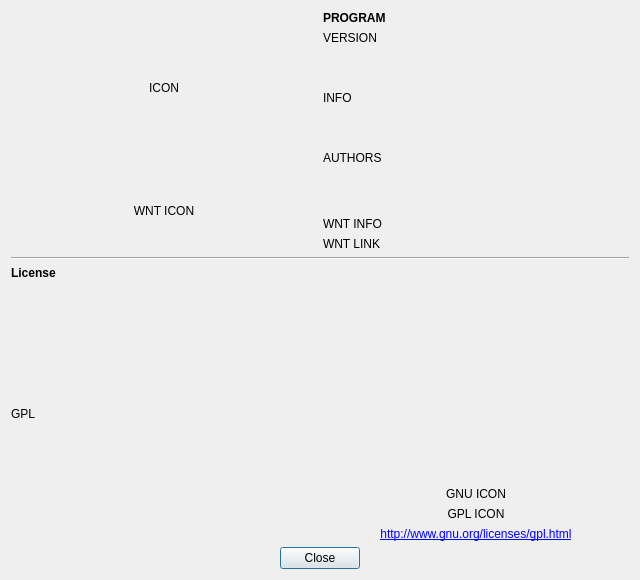
<?xml version="1.0" encoding="UTF-8"?>
<ui version="4.0">
 <class>AboutDialog</class>
 <widget class="QDialog" name="AboutDialog">
  <property name="geometry">
   <rect>
    <x>0</x>
    <y>0</y>
    <width>640</width>
    <height>580</height>
   </rect>
  </property>
  <property name="windowTitle">
   <string>About</string>
  </property>
  <layout class="QVBoxLayout" name="verticalLayout" stretch="0,0,1,0">
   <item>
    <layout class="QGridLayout" name="gridLayout">
     <item row="0" column="0">
      <widget class="QLabel" name="label_icon">
       <property name="text">
        <string notr="true">ICON</string>
       </property>
       <property name="alignment">
        <set>Qt::AlignCenter</set>
       </property>
      </widget>
     </item>
     <item row="2" column="1">
      <widget class="QLabel" name="label_wnt_info">
       <property name="text">
        <string notr="true">WNT INFO</string>
       </property>
      </widget>
     </item>
     <item row="0" column="1">
      <layout class="QVBoxLayout" name="verticalLayout_4">
       <item>
        <widget class="QLabel" name="label_program">
         <property name="font">
          <font>
           <weight>75</weight>
           <bold>true</bold>
          </font>
         </property>
         <property name="text">
          <string notr="true">PROGRAM</string>
         </property>
        </widget>
       </item>
       <item>
        <widget class="QLabel" name="label_version">
         <property name="text">
          <string notr="true">VERSION</string>
         </property>
        </widget>
       </item>
       <item>
        <spacer name="verticalSpacer">
         <property name="orientation">
          <enum>Qt::Vertical</enum>
         </property>
         <property name="sizeHint" stdset="0">
          <size>
           <width>20</width>
           <height>40</height>
          </size>
         </property>
        </spacer>
       </item>
       <item>
        <widget class="QLabel" name="label_info">
         <property name="text">
          <string notr="true">INFO</string>
         </property>
        </widget>
       </item>
       <item>
        <spacer name="verticalSpacer_2">
         <property name="orientation">
          <enum>Qt::Vertical</enum>
         </property>
         <property name="sizeHint" stdset="0">
          <size>
           <width>20</width>
           <height>40</height>
          </size>
         </property>
        </spacer>
       </item>
       <item>
        <widget class="QLabel" name="label_authors">
         <property name="text">
          <string notr="true">AUTHORS</string>
         </property>
        </widget>
       </item>
      </layout>
     </item>
     <item row="3" column="1">
      <widget class="QLabel" name="label_wnt_link">
       <property name="text">
        <string notr="true">WNT LINK</string>
       </property>
       <property name="openExternalLinks">
        <bool>true</bool>
       </property>
      </widget>
     </item>
     <item row="1" column="1">
      <spacer name="verticalSpacer_4">
       <property name="orientation">
        <enum>Qt::Vertical</enum>
       </property>
       <property name="sizeHint" stdset="0">
        <size>
         <width>20</width>
         <height>40</height>
        </size>
       </property>
      </spacer>
     </item>
     <item row="1" column="0" rowspan="3">
      <widget class="QLabel" name="label_wnt_icon">
       <property name="text">
        <string notr="true">WNT ICON</string>
       </property>
       <property name="alignment">
        <set>Qt::AlignCenter</set>
       </property>
      </widget>
     </item>
    </layout>
   </item>
   <item>
    <widget class="Line" name="line">
     <property name="orientation">
      <enum>Qt::Horizontal</enum>
     </property>
    </widget>
   </item>
   <item>
    <layout class="QVBoxLayout" name="verticalLayout_2">
     <item>
      <widget class="QLabel" name="label_licence">
       <property name="font">
        <font>
         <weight>75</weight>
         <bold>true</bold>
        </font>
       </property>
       <property name="text">
        <string>License</string>
       </property>
      </widget>
     </item>
     <item>
      <layout class="QHBoxLayout" name="horizontalLayout">
       <item>
        <widget class="QLabel" name="label_gpl_info">
         <property name="text">
          <string notr="true">GPL</string>
         </property>
         <property name="textFormat">
          <enum>Qt::PlainText</enum>
         </property>
         <property name="wordWrap">
          <bool>true</bool>
         </property>
         <property name="margin">
          <number>5</number>
         </property>
        </widget>
       </item>
       <item>
        <layout class="QVBoxLayout" name="verticalLayout_3">
         <item>
          <spacer name="verticalSpacer_3">
           <property name="orientation">
            <enum>Qt::Vertical</enum>
           </property>
           <property name="sizeHint" stdset="0">
            <size>
             <width>20</width>
             <height>40</height>
            </size>
           </property>
          </spacer>
         </item>
         <item>
          <widget class="QLabel" name="label_gnu_icon">
           <property name="text">
            <string notr="true">GNU ICON</string>
           </property>
           <property name="alignment">
            <set>Qt::AlignCenter</set>
           </property>
          </widget>
         </item>
         <item>
          <widget class="QLabel" name="label_gpl_icon">
           <property name="text">
            <string notr="true">GPL ICON</string>
           </property>
           <property name="alignment">
            <set>Qt::AlignCenter</set>
           </property>
          </widget>
         </item>
         <item>
          <widget class="QLabel" name="label_gpl_link">
           <property name="text">
            <string>&lt;a href=&quot;http://www.gnu.org/licenses/gpl.html&quot;&gt;http://www.gnu.org/licenses/gpl.html&lt;/a&gt;</string>
           </property>
           <property name="textFormat">
            <enum>Qt::RichText</enum>
           </property>
           <property name="alignment">
            <set>Qt::AlignCenter</set>
           </property>
           <property name="openExternalLinks">
            <bool>true</bool>
           </property>
          </widget>
         </item>
        </layout>
       </item>
      </layout>
     </item>
    </layout>
   </item>
   <item>
    <widget class="QDialogButtonBox" name="buttonBox">
     <property name="orientation">
      <enum>Qt::Horizontal</enum>
     </property>
     <property name="standardButtons">
      <set>QDialogButtonBox::Close</set>
     </property>
     <property name="centerButtons">
      <bool>true</bool>
     </property>
    </widget>
   </item>
  </layout>
 </widget>
 <resources/>
 <connections>
  <connection>
   <sender>buttonBox</sender>
   <signal>accepted()</signal>
   <receiver>AboutDialog</receiver>
   <slot>accept()</slot>
   <hints>
    <hint type="sourcelabel">
     <x>248</x>
     <y>254</y>
    </hint>
    <hint type="destinationlabel">
     <x>157</x>
     <y>274</y>
    </hint>
   </hints>
  </connection>
  <connection>
   <sender>buttonBox</sender>
   <signal>rejected()</signal>
   <receiver>AboutDialog</receiver>
   <slot>reject()</slot>
   <hints>
    <hint type="sourcelabel">
     <x>316</x>
     <y>260</y>
    </hint>
    <hint type="destinationlabel">
     <x>286</x>
     <y>274</y>
    </hint>
   </hints>
  </connection>
 </connections>
</ui>
